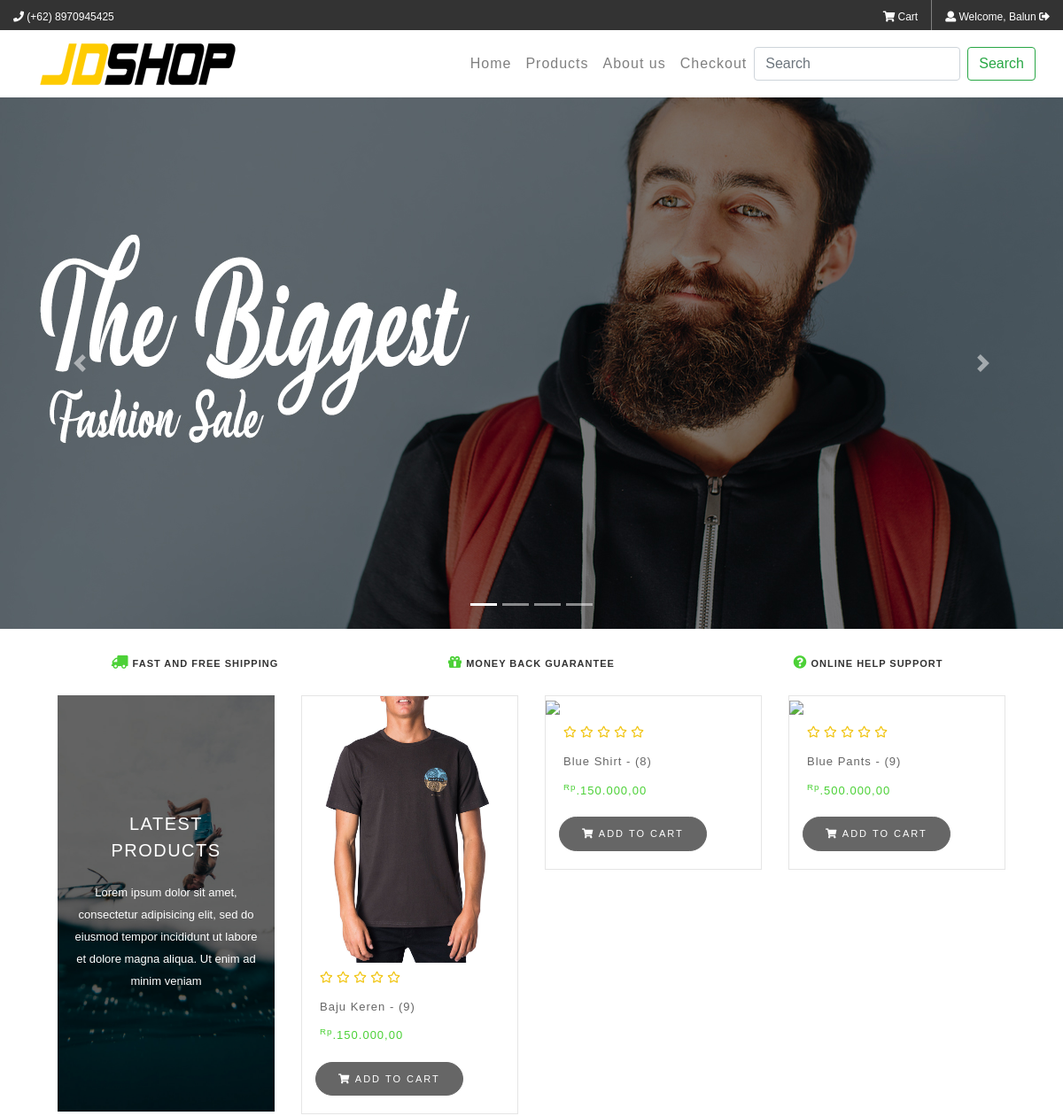
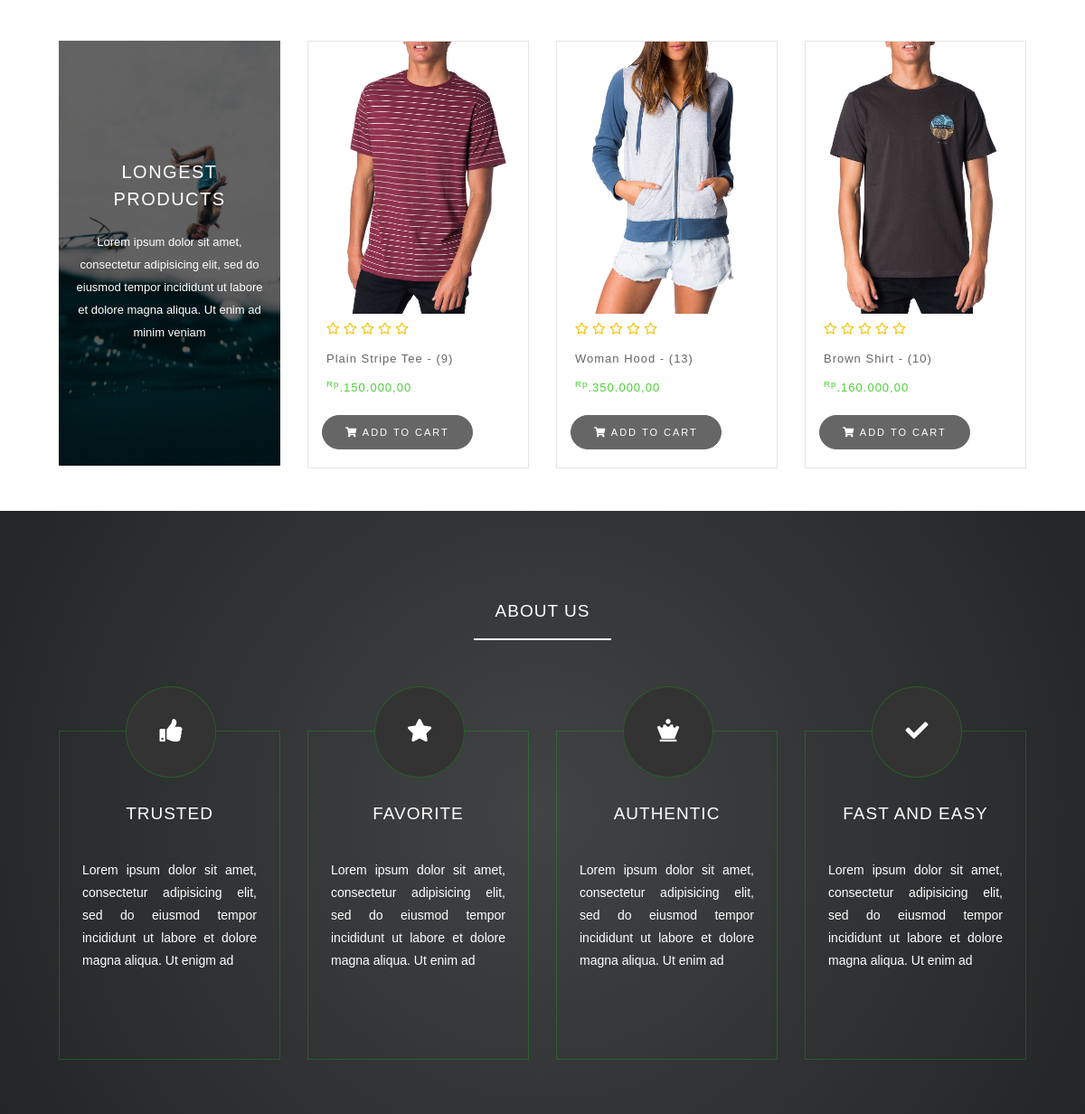
The page /level-user/user/index.php (signed in) on the database its author committed (2 pictures, top to bottom).
### tables this page shows
CREATE TABLE `tb_products` (
  `id_product` int(11) NOT NULL,
  `id_category` int(11) NOT NULL,
  `product_name` varchar(30) NOT NULL,
  `product_price` int(11) NOT NULL,
  `product_image` varchar(100) NOT NULL,
  `product_image_2` varchar(100) NOT NULL,
  `product_stock` int(11) NOT NULL
);

### level-user/user/index.php (the view, shortened to what this page needs)
<?php
  require_once "../../config/connection.php";
  if(isset($_SESSION['user_login']['id_user'])){
    ?>
    <!doctype html>
	<html lang="en">
	  <head>
	    <link rel="stylesheet" type="text/css" href="../../css/bootstrap.min.css">
	    <link rel="stylesheet" type="text/css" href="../../css/style.css">
	    <link rel="stylesheet" type="text/css" href="../../css/fontawesome.min.css">
	    <link rel="stylesheet" type="text/css" href="../../css/fontawesome-all.min.css">
	  </head>
	  <body>
	    <div class="wrapper" id="home">
	    <div class="bg-topnav  main-nav">
          <div class="center-topnav">
            <ul class="topnav">
              <li class="kiri"><a href="#"> <i class="fas fa-phone"></i> (+62) 8970945425 </a></li>
              <li class="kanan cd-signin"><a href="../../auth/logout.php"><i class="fas fa-user"></i> Welcome, <?= ucfirst($_SESSION['user_login']['nama_lengkap']) ?> <i class="fas fa-sign-out-alt"></i></a></li>
              <li class="kanan" style="border-right: 1px solid grey;"><a href="../../cart.php"><i class="fas fa-shopping-cart"></i> Cart </a></li>
            </ul>
          </div>
        </div>
	    <nav class="navbar navbar-expand-lg navbar-light sticky-top bg-color" style="margin-top: -20px;">
	      <div class="container-fluid">
	      <a class="navbar-brand"><img src="../../images/logo-1.png" alt=""></a>
	      <div class="collapse navbar-collapse" id="navbarSupportedContent">
	        <ul class="navbar-nav ml-auto" style="letter-spacing: 1px;">
	          <li class="nav-item">
	            <a class="nav-link" href="#home">Home</a>
	          </li>
	          <li class="nav-item">
	            <a class="nav-link" href="#">Products</a>
	          </li>
	          <li class="nav-item">
	            <a class="nav-link" href="#about">About us</a>
	          </li>
	          <li class="nav-item">
	            <a class="nav-link" href="../../checkout.php"> Checkout </a>
	          </li>
	        </ul>
	        <form class="form-inline my-2 my-lg-0">
	          <input class="form-control mr-sm-2" type="search" placeholder="Search" aria-label="Search">
	          <button class="btn btn-outline-success my-2 my-sm-0" type="submit">Search</button>
	        </form>
	      </div>
	      </div>
	    </nav>
	    <div id="carouselExampleIndicators" class="carousel slide" data-ride="carousel">
	      <ol class="carousel-indicators">
	        <li data-target="#carouselExampleIndicators" data-slide-to="0" class="active"></li>
	        <li data-target="#carouselExampleIndicators" data-slide-to="1"></li>
	        <li data-target="#carouselExampleIndicators" data-slide-to="2"></li>
	        <li data-target="#carouselExampleIndicators" data-slide-to="3"></li>
	      </ol>
	      <div class="carousel-inner">
	        <div class="carousel-item active">
	          <img class="d-block w-100" src="../../images/slider-1.jpg" alt="First slide">
	        </div>
	      </div>
	      <a class="carousel-control-prev" href="#carouselExampleIndicators" role="button" data-slide="prev">
	        <span class="carousel-control-prev-icon" aria-hidden="true"></span>
	      </a>
	      <a class="carousel-control-next" href="#carouselExampleIndicators" role="button" data-slide="next">
	        <span class="carousel-control-next-icon" aria-hidden="true"></span>
	      </a>
	    </div>
	    <div class="container">
	      <div class="row text-center">
	        <div class="col-lg-4 col-md-4 col-sm-6">
	          <div class="konten-1">
	            <i class="fas fa-truck"></i> FAST AND FREE SHIPPING
	          </div>
	        </div>
	        <div class="col-lg-4 col-md-4 col-sm-6">
	          <div class="konten-1">
	            <i class="fas fa-gift"></i> MONEY BACK GUARANTEE
	          </div>
	        </div>
	        <div class="col-lg-4 col-md-4 col-sm-12">
	          <div class="konten-1">
	            <i class="fas fa-question-circle"></i> ONLINE HELP SUPPORT
	          </div>
	        </div>
	      </div>
	    </div>
	    <div class="bg-konten-2 row">
	      <div class="center">
	        <div class="col-lg-3">
	          <div class="konten-2-pinggir">
	            <h2>LATEST PRODUCTS</h2>
	            <h3>Lorem ipsum dolor sit amet, consectetur adipisicing elit, sed do eiusmod
	            tempor incididunt ut labore et dolore magna aliqua. Ut enim ad minim veniam</h3>
	          </div>
	        </div>
	        <?php
	        $query_select_product = mysqli_query($connection, "SELECT * FROM tb_products WHERE product_stock > 0 ORDER BY id_product DESC LIMIT 3");
	          while($data_product = mysqli_fetch_assoc($query_select_product)){
	            ?>
	                  <div class="hover1">
	                    <div class="col-lg-3">
	                      <div class="konten-2">
	                        <div class="bintang">
	                          <i class="far fa-star" style="padding-left: 20px"></i>
	                          <i class="far fa-star"></i>
	                          <i class="far fa-star"></i>
	                          <i class="far fa-star"></i>
	                          <i class="far fa-star"></i>
	                        </div>
	                       	<p> <?= ucwords(strtolower($data_product['product_name'])) ?> - (<?= $data_product['product_stock'] ?>) </p>
                       		<p class="harga"><sup>Rp</sup>.<?= number_format($data_product['product_price'], 2, "," , ".")  ?></p>
                          	<form method="POST" action="../../process/cart.process.php?id=<?=$data_product['id_product'] ?>">
                            	<button class="btn-buy" type="submit" name="add_to_cart" value="1"><i class="fas fa-shopping-cart"></i> ADD TO CART </button>
                          	</form>
                      </div>
                    </div>
                    </div>
	            <?php
	          }
	      ?>
	      </div>
	    </div>
	    <div class="bg-konten-2 row">
	      <div class="center">
	        <div class="col-lg-3">
	          <div class="konten-2-pinggir">
	            <h2>LONGEST PRODUCTS</h2>
	            <h3>Lorem ipsum dolor sit amet, consectetur adipisicing elit, sed do eiusmod
	            tempor incididunt ut labore et dolore magna aliqua. Ut enim ad minim veniam</h3>
	          </div>
	        </div>
	        <?php
	        $query_select_product = mysqli_query($connection, "SELECT * FROM tb_products WHERE product_stock > 0 ORDER BY id_product ASC LIMIT 3");
	          while($data_product = mysqli_fetch_assoc($query_select_product)){
	            ?>
	                  <div class="hover1">
	                    <div class="col-lg-3">
	                      <div class="konten-2">
	                        <div class="bintang">
	                          <i class="far fa-star" style="padding-left: 20px"></i>
	                          <i class="far fa-star"></i>
	                          <i class="far fa-star"></i>
	                          <i class="far fa-star"></i>
	                          <i class="far fa-star"></i>
	                        </div>
	                       	<p> <?= ucwords(strtolower($data_product['product_name'])) ?> - (<?= $data_product['product_stock'] ?>) </p>
                       		<p class="harga"><sup>Rp</sup>.<?= number_format($data_product['product_price'], 2, "," , ".")  ?></p>
                          	<form method="POST" action="../../process/cart.process.php?id=<?=$data_product['id_product'] ?>">
                            	<button class="btn-buy" type="submit" name="add_to_cart" value="1"><i class="fas fa-shopping-cart"></i> ADD TO CART </button>
                          	</form>
                      </div>
                    </div>
                    </div>
	            <?php
	          }
	      ?>
	      </div>
	    </div>
	    <div class="bg-konten-3 row" id="about">
	      <div class="col-lg-12">
	        <div class="judul-konten">
	          <h2>ABOUT US</h2>
	          <hr class="garis"></hr>
	        </div>
	      </div>
	      <div class="center">
	        <div class="col-lg-3">
	          <div class="konten-3">
	            <div class="top-konten-3"><i class="fas fa-thumbs-up"></i></div>
	            <h2>TRUSTED</h2>
	            <p>Lorem ipsum dolor sit amet, consectetur adipisicing elit, sed do eiusmod
	            tempor incididunt ut labore et dolore magna aliqua. Ut enigm ad</p>
	          </div>
	        </div>
	        <div class="col-lg-3">
	          <div class="konten-3">
	            <div class="top-konten-3"><i class="fas fa-star"></i></div>
	            <h2>FAVORITE</h2>
	            <p>Lorem ipsum dolor sit amet, consectetur adipisicing elit, sed do eiusmod
	            tempor incididunt ut labore et dolore magna aliqua. Ut enim ad</p>
	          </div>
	        </div>
	        <div class="col-lg-3">
	          <div class="konten-3">
	            <div class="top-konten-3"><i class="fas fa-chess-queen"></i></div>
	            <h2>AUTHENTIC</h2>
	            <p>Lorem ipsum dolor sit amet, consectetur adipisicing elit, sed do eiusmod
	            tempor incididunt ut labore et dolore magna aliqua. Ut enim ad</p>
	          </div>
	        </div>
	        <div class="col-lg-3">
	          <div class="konten-3">
	            <div class="top-konten-3"><i class="fas fa-check"></i></div>
	            <h2>FAST AND EASY</h2>
	            <p>Lorem ipsum dolor sit amet, consectetur adipisicing elit, sed do eiusmod
	            tempor incididunt ut labore et dolore magna aliqua. Ut enim ad</p>
	          </div>
	        </div>
	      </div>
	    </div>
	    </div>
	  </body>
	</html>
    <?php
  }
  else{
  	header('location: ../../auth/login.php');
  }
?>

### css/style.css (style rules this page uses)
html { margin: 0; padding: 0; }
body { margin: 0; padding: 0; font-family: arial; overflow-x: hidden; }
* { margin: 0; padding: 0; }
.wrapper { width: 100%; max-width: 1366px; margin: 0 auto; }
.row:after,.wrapper:after { clear: both; }
[class*='col-'] { width: 100%; float: left; min-height: 1px; }
.center { width: 100%; max-width: 1100px; margin: 0 auto; }
.center-topnav { width: 100%; max-width: 1200px; margin: 0 auto; }
.bg-topnav { margin: 0; padding: 0; background-color: #333; display: block; }
ul.topnav { list-style-type: none; overflow: hidden; }
ul.topnav li.kiri { float: left; }
ul.topnav li.kanan { float: right; }
ul.topnav li a { padding: 10px 15px; display: inline-block; text-decoration: none; color: #fff; font-size: 12px; }
.bg-color { background: #fff; }
.konten-1 { padding: 30px 0; text-align: center; color: #333; font: bold 11px arial; letter-spacing: 1px; }
.konten-1 i { color: #4cd137; padding: 0 0px 0 0; font-size: 15px; }
.konten-2 { margin: 0 0px 30px 0px; padding: 0; border: 1px solid rgba(0,0,0,0.1); position: relative; outline: none; }
.konten-2-pinggir { background-image: url(../imageS/product/desc-product.jpeg); background-size: cover; background-position: center; background-repeat: no-repeat; width: 100%; height: 470px; margin: 0 0px 50px 0px; }
.konten-2-pinggir h2 { color: #fff; padding: 130px 15px 0 15px; margin: 0 10px; text-align: center; font-size: 20px; line-height: 30px; letter-spacing: 1.5px; }
.konten-2-pinggir h3 { color: #fff; padding: 20px 15px; text-align: center; line-height: 25px; font-size: 13px; font-weight: 400; }
.bintang i { color: #f1c40f; padding: 10px 0; font-size: 13px; }
.konten-2 p { padding: 7px 20px 0 20px; color: #666; letter-spacing: 1px; font-size: 13px; }
.konten-2 p.harga { margin: -10px 0 20px 0; color: #4cd137; }
.btn-buy { margin: 0px 5px 20px 15px; padding: 10px 25px; background-color: #666; border: 1px solid #666; color: #fff; border-radius: 20px; cursor: pointer; letter-spacing: 2px; font-size: 11px; outline: none; }
.bg-konten-3 { margin: 0; padding: 0; background: radial-gradient(circle,#414345,#232526); }
.judul-konten { margin: 0; padding: 100px 0; }
.judul-konten h2 { color: #fff; font-size: 19px; letter-spacing: 1px; text-align: center; padding-bottom: 10px }
.garis { width: 100%; max-width: 150px; margin: 0 auto; border: 1px solid #fff; }
.konten-3 { margin: 0 0 60px 0; padding: 0; position: relative; border: 1px solid rgba(0,255,0,0.2); transition: 0.5s; }
.top-konten-3 { position: absolute; top: -50px; left: 73px; background-color: #333; text-align: center; border: 1px solid rgba(0,255,0,0.2); border-radius: 50%; width: 100px; padding: 35px 10px; overflow: hidden; }
.top-konten-3 i { color: #fff; font-size: 25px; }
.konten-3 h2 { color: #FFF; text-align: center; padding: 80px 0 0 0; letter-spacing: 1px; font-size: 19px; }
.konten-3 p { color: #fff; padding: 30px 25px 80px 25px; text-align: justify; line-height: 25px; font-size: 14px; }

### rows shown on the page
tb_products: product_name "Baju Keren", product_stock "9", product_price "150.000,00"
tb_products: product_name "Blue Shirt", product_stock "8", product_price "150.000,00"
tb_products: product_name "Blue Pants", product_stock "9", product_price "500.000,00"
tb_products: product_name "Plain Stripe Tee", product_stock "9", product_price "150.000,00"
tb_products: product_name "Woman Hood", product_stock "13", product_price "350.000,00"
tb_products: product_name "Brown Shirt", product_stock "10", product_price "160.000,00"

### other values the page prints
$_SESSION['user_login']['nama_lengkap'] "Balun"
